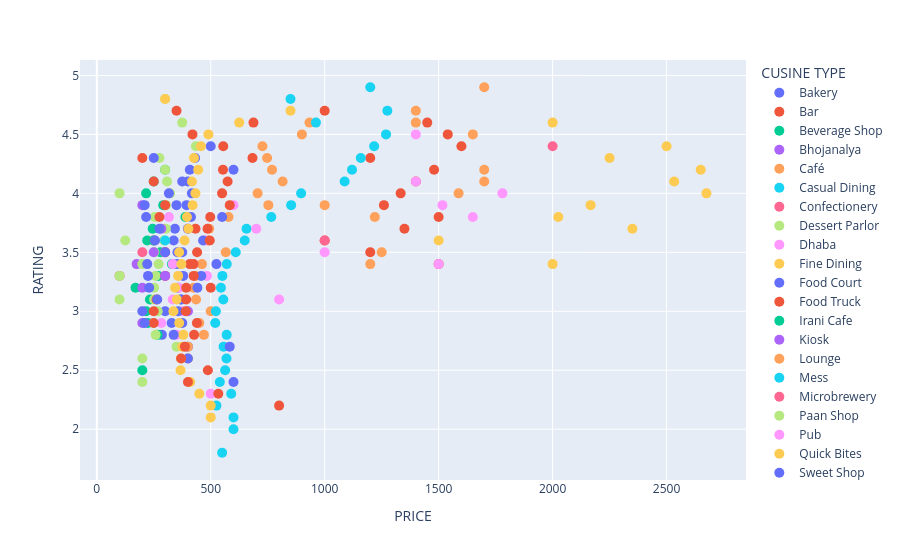

The cell this chart's notebook holds for it:
### Code cell
fig=px.scatter(price_rating_cusine_df, y='RATING', x= 'PRICE', color = 'CUSINE TYPE')
fig.update_traces(marker=dict(size=10))
fig.show()

### Figure 1 — Plotly figure (JSON) as saved in the notebook; plotly's stock layout.template omitted (floating-point values rounded to 4 significant figures)
{"data": [{"hovertemplate": "CUSINE TYPE=Bakery<br>PRICE=%{x}<br>RATING=%{y}<extra></extra>", "legendgroup": "Bakery", "marker": {"color": "#636efa", "size": 10, "symbol": "circle"}, "mode": "markers", "name": "Bakery", "orientation": "v", "showlegend": true, "type": "scatter", "x": [400.0, 285.7, 328.6, 300.0, 369.1, 357.1, 379.1, 352.2, 354.0, 337.5, 342.9, 413.5, 393.9, 417.4, 400.0, 408.3, 431.2, 500.0], "xaxis": "x", "y": [2.7, 2.8, 2.9, 3.0, 3.1, 3.2, 3.3, 3.4, 3.5, 3.6, 3.7, 3.8, 3.9, 4.0, 4.1, 4.2, 4.3, 4.4], "yaxis": "y"}, {"hovertemplate": "CUSINE TYPE=Bar<br>PRICE=%{x}<br>RATING=%{y}<extra></extra>", "legendgroup": "Bar", "marker": {"color": "#EF553B", "size": 10, "symbol": "circle"}, "mode": "markers", "name": "Bar", "orientation": "v", "showlegend": true, "type": "scatter", "x": [500.0, 1500.0, 1200.0, 1000.0, 1350.0, 1500.0, 1260.0, 1333.0, 1400.0, 1480.0, 1200.0, 1600.0, 1540.0, 1450.0, 1000.0], "xaxis": "x", "y": [3.2, 3.4, 3.5, 3.6, 3.7, 3.8, 3.9, 4.0, 4.1, 4.2, 4.3, 4.4, 4.5, 4.6, 4.7], "yaxis": "y"}, {"hovertemplate": "CUSINE TYPE=Beverage Shop<br>PRICE=%{x}<br>RATING=%{y}<extra></extra>", "legendgroup": "Beverage Shop", "marker": {"color": "#00cc96", "size": 10, "symbol": "circle"}, "mode": "markers", "name": "Beverage Shop", "orientation": "v", "showlegend": true, "type": "scatter", "x": [200.0, 266.7, 225.0, 216.7, 233.3, 170.0, 270.0, 330.0, 279.2, 221.4, 245.5, 388.9, 291.7, 216.7, 250.0, 300.0], "xaxis": "x", "y": [2.5, 2.8, 2.9, 3.0, 3.1, 3.2, 3.3, 3.4, 3.5, 3.6, 3.7, 3.8, 3.9, 4.0, 4.1, 4.2], "yaxis": "y"}, {"hovertemplate": "CUSINE TYPE=Bhojanalya<br>PRICE=%{x}<br>RATING=%{y}<extra></extra>", "legendgroup": "Bhojanalya", "marker": {"color": "#ab63fa", "size": 10, "symbol": "circle"}, "mode": "markers", "name": "Bhojanalya", "orientation": "v", "showlegend": true, "type": "scatter", "x": [400.0, 300.0], "xaxis": "x", "y": [3.0, 3.5], "yaxis": "y"}, {"hovertemplate": "CUSINE TYPE=Café<br>PRICE=%{x}<br>RATING=%{y}<extra></extra>", "legendgroup": "Café", "marker": {"color": "#FFA15A", "size": 10, "symbol": "circle"}, "mode": "markers", "name": "Café", "orientation": "v", "showlegend": true, "type": "scatter", "x": [400.0, 400.0, 470.0, 450.0, 500.0, 435.7, 425.0, 433.3, 461.5, 565.9, 487.5, 493.3, 578.0, 752.9, 705.8, 815.5, 769.0, 747.4, 726.9, 900.0, 933.3], "xaxis": "x", "y": [2.6, 2.7, 2.8, 2.9, 3.0, 3.1, 3.2, 3.3, 3.4, 3.5, 3.6, 3.7, 3.8, 3.9, 4.0, 4.1, 4.2, 4.3, 4.4, 4.5, 4.6], "yaxis": "y"}, {"hovertemplate": "CUSINE TYPE=Casual Dining<br>PRICE=%{x}<br>RATING=%{y}<extra></extra>", "legendgroup": "Casual Dining", "marker": {"color": "#19d3f3", "size": 10, "symbol": "circle"}, "mode": "markers", "name": "Casual Dining", "orientation": "v", "showlegend": true, "type": "scatter", "x": [550.0, 600.0, 600.0, 525.0, 590.0, 540.0, 563.3, 569.2, 556.5, 570.1, 519.8, 522.7, 555.3, 544.9, 551.1, 570.5, 609.7, 649.2, 657.1, 765.7, 852.9, 896.6, 1087.0, 1120.0, 1158.0, 1217.0, 1269.0, 961.5, 1275.0, 850.0, 1200.0], "xaxis": "x", "y": [1.8, 2.0, 2.1, 2.2, 2.3, 2.4, 2.5, 2.6, 2.7, 2.8, 2.9, 3.0, 3.1, 3.2, 3.3, 3.4, 3.5, 3.6, 3.7, 3.8, 3.9, 4.0, 4.1, 4.2, 4.3, 4.4, 4.5, 4.6, 4.7, 4.8, 4.9], "yaxis": "y"}, {"hovertemplate": "CUSINE TYPE=Confectionery<br>PRICE=%{x}<br>RATING=%{y}<extra></extra>", "legendgroup": "Confectionery", "marker": {"color": "#FF6692", "size": 10, "symbol": "circle"}, "mode": "markers", "name": "Confectionery", "orientation": "v", "showlegend": true, "type": "scatter", "x": [100.0, 200.0, 1000.0], "xaxis": "x", "y": [3.3, 3.5, 3.6], "yaxis": "y"}, {"hovertemplate": "CUSINE TYPE=Dessert Parlor<br>PRICE=%{x}<br>RATING=%{y}<extra></extra>", "legendgroup": "Dessert Parlor", "marker": {"color": "#B6E880", "size": 10, "symbol": "circle"}, "mode": "markers", "name": "Dessert Parlor", "orientation": "v", "showlegend": true, "type": "scatter", "x": [200.0, 200.0, 350.0, 258.3, 250.0, 267.5, 251.5, 251.7, 257.9, 271.2, 252.6, 295.3, 303.0, 254.4, 303.4, 321.4, 308.3, 300.0, 275.0, 435.0, 375.0, 300.0], "xaxis": "x", "y": [2.4, 2.6, 2.7, 2.8, 2.9, 3.0, 3.1, 3.2, 3.3, 3.4, 3.5, 3.6, 3.7, 3.8, 3.9, 4.0, 4.1, 4.2, 4.3, 4.4, 4.6, 4.8], "yaxis": "y"}, {"hovertemplate": "CUSINE TYPE=Dhaba<br>PRICE=%{x}<br>RATING=%{y}<extra></extra>", "legendgroup": "Dhaba", "marker": {"color": "#FF97FF", "size": 10, "symbol": "circle"}, "mode": "markers", "name": "Dhaba", "orientation": "v", "showlegend": true, "type": "scatter", "x": [500.0, 350.0, 283.3, 375.0, 333.3, 361.0, 483.3, 333.3, 300.0, 475.0, 400.0, 316.7, 600.0], "xaxis": "x", "y": [2.3, 2.8, 2.9, 3.0, 3.1, 3.2, 3.3, 3.4, 3.5, 3.6, 3.7, 3.8, 3.9], "yaxis": "y"}, {"hovertemplate": "CUSINE TYPE=Fine Dining<br>PRICE=%{x}<br>RATING=%{y}<extra></extra>", "legendgroup": "Fine Dining", "marker": {"color": "#FECB52", "size": 10, "symbol": "circle"}, "mode": "markers", "name": "Fine Dining", "orientation": "v", "showlegend": true, "type": "scatter", "x": [2000.0, 1500.0, 2350.0, 2025.0, 2167.0, 2675.0, 2533.0, 2650.0, 2250.0, 2500.0, 2000.0], "xaxis": "x", "y": [3.4, 3.6, 3.7, 3.8, 3.9, 4.0, 4.1, 4.2, 4.3, 4.4, 4.6], "yaxis": "y"}, {"hovertemplate": "CUSINE TYPE=Food Court<br>PRICE=%{x}<br>RATING=%{y}<extra></extra>", "legendgroup": "Food Court", "marker": {"color": "#636efa", "size": 10, "symbol": "circle"}, "mode": "markers", "name": "Food Court", "orientation": "v", "showlegend": true, "type": "scatter", "x": [600.0, 400.0, 583.3, 375.0, 357.1, 370.0, 441.7, 458.3, 525.0, 375.0, 466.7, 400.0, 550.0, 350.0, 600.0], "xaxis": "x", "y": [2.4, 2.6, 2.7, 2.9, 3.0, 3.1, 3.2, 3.3, 3.4, 3.5, 3.6, 3.7, 3.8, 3.9, 4.2], "yaxis": "y"}, {"hovertemplate": "CUSINE TYPE=Food Truck<br>PRICE=%{x}<br>RATING=%{y}<extra></extra>", "legendgroup": "Food Truck", "marker": {"color": "#EF553B", "size": 10, "symbol": "circle"}, "mode": "markers", "name": "Food Truck", "orientation": "v", "showlegend": true, "type": "scatter", "x": [250.0, 250.0, 262.5, 300.0, 408.3, 300.0, 250.0, 433.3, 275.0, 300.0, 250.0, 200.0], "xaxis": "x", "y": [2.9, 3.0, 3.1, 3.3, 3.4, 3.5, 3.6, 3.7, 3.8, 3.9, 4.1, 4.3], "yaxis": "y"}, {"hovertemplate": "CUSINE TYPE=Irani Cafe<br>PRICE=%{x}<br>RATING=%{y}<extra></extra>", "legendgroup": "Irani Cafe", "marker": {"color": "#00cc96", "size": 10, "symbol": "circle"}, "mode": "markers", "name": "Irani Cafe", "orientation": "v", "showlegend": true, "type": "scatter", "x": [250.0], "xaxis": "x", "y": [3.6], "yaxis": "y"}, {"hovertemplate": "CUSINE TYPE=Kiosk<br>PRICE=%{x}<br>RATING=%{y}<extra></extra>", "legendgroup": "Kiosk", "marker": {"color": "#ab63fa", "size": 10, "symbol": "circle"}, "mode": "markers", "name": "Kiosk", "orientation": "v", "showlegend": true, "type": "scatter", "x": [200.0, 200.0, 300.0, 175.0, 250.0, 283.3, 200.0], "xaxis": "x", "y": [2.9, 3.2, 3.3, 3.4, 3.5, 3.7, 3.9], "yaxis": "y"}, {"hovertemplate": "CUSINE TYPE=Lounge<br>PRICE=%{x}<br>RATING=%{y}<extra></extra>", "legendgroup": "Lounge", "marker": {"color": "#FFA15A", "size": 10, "symbol": "circle"}, "mode": "markers", "name": "Lounge", "orientation": "v", "showlegend": true, "type": "scatter", "x": [1200.0, 1250.0, 1220.0, 1000.0, 1588.0, 1700.0, 1700.0, 1650.0, 1400.0, 1400.0, 1700.0], "xaxis": "x", "y": [3.4, 3.5, 3.8, 3.9, 4.0, 4.1, 4.2, 4.5, 4.6, 4.7, 4.9], "yaxis": "y"}, {"hovertemplate": "CUSINE TYPE=Mess<br>PRICE=%{x}<br>RATING=%{y}<extra></extra>", "legendgroup": "Mess", "marker": {"color": "#19d3f3", "size": 10, "symbol": "circle"}, "mode": "markers", "name": "Mess", "orientation": "v", "showlegend": true, "type": "scatter", "x": [300.0], "xaxis": "x", "y": [3.6], "yaxis": "y"}, {"hovertemplate": "CUSINE TYPE=Microbrewery<br>PRICE=%{x}<br>RATING=%{y}<extra></extra>", "legendgroup": "Microbrewery", "marker": {"color": "#FF6692", "size": 10, "symbol": "circle"}, "mode": "markers", "name": "Microbrewery", "orientation": "v", "showlegend": true, "type": "scatter", "x": [2000.0], "xaxis": "x", "y": [4.4], "yaxis": "y"}, {"hovertemplate": "CUSINE TYPE=Paan Shop<br>PRICE=%{x}<br>RATING=%{y}<extra></extra>", "legendgroup": "Paan Shop", "marker": {"color": "#B6E880", "size": 10, "symbol": "circle"}, "mode": "markers", "name": "Paan Shop", "orientation": "v", "showlegend": true, "type": "scatter", "x": [100.0, 100.0, 200.0, 125.0, 100.0], "xaxis": "x", "y": [3.1, 3.3, 3.4, 3.6, 4.0], "yaxis": "y"}, {"hovertemplate": "CUSINE TYPE=Pub<br>PRICE=%{x}<br>RATING=%{y}<extra></extra>", "legendgroup": "Pub", "marker": {"color": "#FF97FF", "size": 10, "symbol": "circle"}, "mode": "markers", "name": "Pub", "orientation": "v", "showlegend": true, "type": "scatter", "x": [800.0, 1500.0, 1000.0, 700.0, 1650.0, 1517.0, 1780.0, 1400.0, 1400.0], "xaxis": "x", "y": [3.1, 3.4, 3.5, 3.7, 3.8, 3.9, 4.0, 4.1, 4.5], "yaxis": "y"}, {"hovertemplate": "CUSINE TYPE=Quick Bites<br>PRICE=%{x}<br>RATING=%{y}<extra></extra>", "legendgroup": "Quick Bites", "marker": {"color": "#FECB52", "size": 10, "symbol": "circle"}, "mode": "markers", "name": "Quick Bites", "orientation": "v", "showlegend": true, "type": "scatter", "x": [500.0, 500.0, 450.0, 410.0, 367.6, 369.2, 375.0, 379.6, 361.7, 336.4, 351.8, 343.6, 357.2, 371.3, 361.4, 385.2, 401.8, 395.6, 420.5, 433.0, 417.6, 445.0, 426.6, 457.1, 490.0, 625.0, 850.0, 300.0], "xaxis": "x", "y": [2.1, 2.2, 2.3, 2.4, 2.5, 2.6, 2.7, 2.8, 2.9, 3.0, 3.1, 3.2, 3.3, 3.4, 3.5, 3.6, 3.7, 3.8, 3.9, 4.0, 4.1, 4.2, 4.3, 4.4, 4.5, 4.6, 4.7, 4.8], "yaxis": "y"}, {"hovertemplate": "CUSINE TYPE=Sweet Shop<br>PRICE=%{x}<br>RATING=%{y}<extra></extra>", "legendgroup": "Sweet Shop", "marker": {"color": "#636efa", "size": 10, "symbol": "circle"}, "mode": "markers", "name": "Sweet Shop", "orientation": "v", "showlegend": true, "type": "scatter", "x": [337.5, 210.0, 200.0, 265.4, 230.0, 225.0, 221.4, 300.0, 255.6, 275.0, 216.7, 210.0, 316.7, 375.0, 250.0], "xaxis": "x", "y": [2.8, 2.9, 3.0, 3.1, 3.2, 3.3, 3.4, 3.5, 3.6, 3.7, 3.8, 3.9, 4.0, 4.1, 4.3], "yaxis": "y"}, {"hovertemplate": "CUSINE TYPE=none<br>PRICE=%{x}<br>RATING=%{y}<extra></extra>", "legendgroup": "none", "marker": {"color": "#EF553B", "size": 10, "symbol": "circle"}, "mode": "markers", "name": "none", "orientation": "v", "showlegend": true, "type": "scatter", "x": [800.0, 533.3, 400.0, 487.5, 370.0, 386.7, 427.0, 439.3, 390.6, 392.3, 392.4, 425.2, 424.9, 440.3, 495.8, 486.0, 497.9, 583.6, 550.0, 574.1, 553.8, 683.3, 555.0, 420.0, 687.5, 350.0], "xaxis": "x", "y": [2.2, 2.3, 2.4, 2.5, 2.6, 2.7, 2.8, 2.9, 3.0, 3.1, 3.2, 3.3, 3.4, 3.5, 3.6, 3.7, 3.8, 3.9, 4.0, 4.1, 4.2, 4.3, 4.4, 4.5, 4.6, 4.7], "yaxis": "y"}], "layout": {"legend": {"title": {"text": "CUSINE TYPE"}, "tracegroupgap": 0}, "margin": {"t": 60}, "xaxis": {"anchor": "y", "domain": [0, 1], "title": {"text": "PRICE"}}, "yaxis": {"anchor": "x", "domain": [0, 1], "title": {"text": "RATING"}}}}
